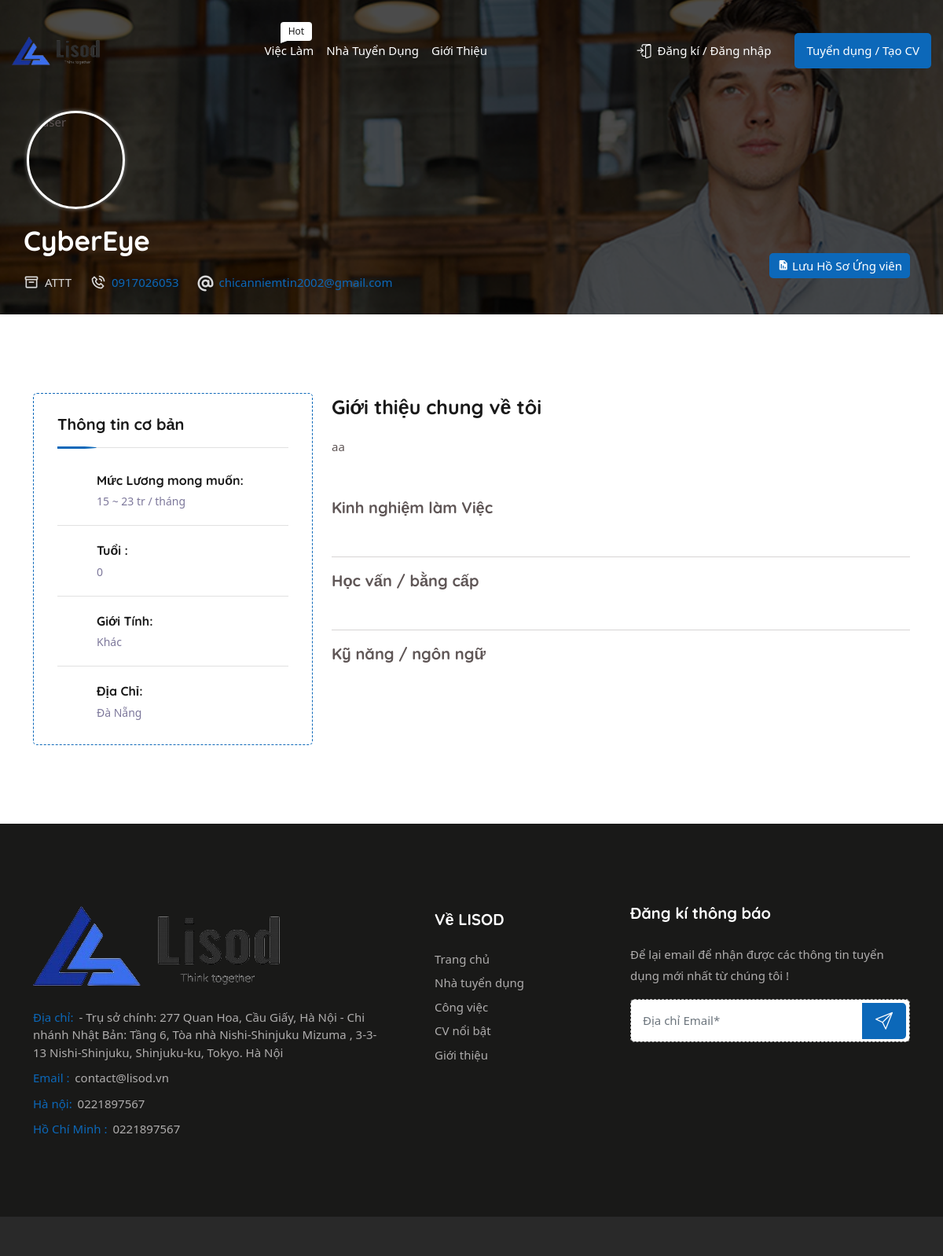
The page /src/WEB/index.php?act=infoCv&id=12 on the database its author committed.
### tables this page shows
CREATE TABLE `cv` (
  `id` int(10) NOT NULL,
  `iduser` int(10) NOT NULL,
  `gender` varchar(255) NOT NULL,
  `birth` date NOT NULL,
  `salary` varchar(255) NOT NULL,
  `major` varchar(255) NOT NULL,
  `introduce` text NOT NULL,
  `attach` varchar(255) NOT NULL
);

CREATE TABLE `user` (
  `id` int(10) NOT NULL,
  `username` varchar(255) NOT NULL,
  `pass` varchar(255) NOT NULL,
  `name` varchar(255) NOT NULL,
  `email` varchar(255) NOT NULL,
  `phone` varchar(13) NOT NULL,
  `address` varchar(255) NOT NULL,
  `role` int(2) NOT NULL
);

### src/WEB/index.php (called while the page is built)
<?php
include 'controller/controller.php';

### src/WEB/model/pdo.php (called while the page is built, shortened)
<?php
function pdo_get_connection(){
    $servername = "mariadb_server";
    $username = "ankan";
    $password = "310102";
    try {
        $conn = new PDO("mysql:host=$servername;dbname=web_tuyendung", $username, $password);
        $conn->setAttribute(PDO::ATTR_ERRMODE, PDO::ERRMODE_EXCEPTION);
        return $conn;
    } catch(PDOException $e) {
        echo "Connection failed: " . $e->getMessage();
    }
}
function pdo_query_one($sql){
    $sql_args=array_slice(func_get_args(),1);
    try{
        $conn=pdo_get_connection();
        $stmt=$conn->prepare($sql);
        $stmt->execute($sql_args);
        $row=$stmt->fetch(PDO::FETCH_ASSOC);
        return $row;
    }
    catch(PDOException $e){
        throw $e;
    }
    finally{
        unset($conn);
    }
}

### src/WEB/model/cv.php (called while the page is built, shortened)
<?php
function info_cv($id)
{
    $sql = "SELECT cv.*, u.name, u.email, u.phone, u.address, s.progLang, s.percent, ec.corp, ec.start, ec.end, ec.job, d.school, d.year, g.avatar, i.id as idinfo ,
            TIMESTAMPDIFF(YEAR, cv.birth, CURRENT_DATE) as age,
            TIMESTAMPDIFF(MONTH, MIN(ec.start), MAX(ec.end)) as exp
            FROM cv
            INNER JOIN user u ON cv.iduser = u.id
            LEFT JOIN skillcv s ON cv.id = s.idcv
            LEFT JOIN gallery g ON cv.iduser = g.iduser
            LEFT JOIN degree d ON cv.id = d.idcv
            LEFT JOIN expcv ec ON ec.idcv = cv.id
            LEFT JOIN info  i ON i.idcv = cv.id
            WHERE u.role = 2 AND cv.iduser = ?
            GROUP BY cv.id, u.name, u.email, u.phone, g.avatar, u.address, cv.birth, s.progLang, ec.idcv";
    $cv = pdo_query_one($sql, $id);
    return $cv;
}

### src/WEB/global.php (called while the page is built, shortened)
<?php
function checknull($input)
{
    $return = $input == '' || !isset($input) ? 'Chưa cập nhật' : $input;
    return $return;
}
function checkUserAvaNull($input)
{
    $return = $input == '' ? 'assets/img/unknowUser.png' : 'assets/uploads/' . $input;
    return $return;
}

### src/WEB/view/cv/infoCv.php (the view, shortened to what this page needs)
<div id="headCv" class="page-title-area two three">
    <div class="d-table">
        <div class="d-table-cell">
            <div class="container">
                <div class="row align-items-end">
                    <div class="ps-0 col-lg-8">
                        <div class="left two">
                            <div class="borderAva overflow-hidden rounded-circle ms-1 mb-3 d-flex justify-content-center align-items-center">
                                <img width="100%" height="100%" src='<?= checkUserAvaNull($avatar) ?>' alt='user ' class=''>
                            </div>
                            <h2><?= checknull($name) ?></h2>
                            <ul>
                                <li>
                                    <i class="bx bx-box"></i>
                                    <?= checknull($major) ?>
                                </li>
                                <li>
                                    <i class="bx bx-phone-call"></i>
                                    <a href="tel:<?= checknull($phone) ?>"><?= checknull($phone) ?></a>
                                </li>
                                <li>
                                    <i class="fa-solid fa-at"></i>
                                    <a href="mailto:<?= checknull($email) ?>">
                                        <?= checknull($email) ?>
                                    </a>
                                </li>
                            </ul>
                        </div>
                    </div>
                    <div class="col-lg-4">
                        <div class="right" id="checkForApprove">
                            <ul class="d-flex justify-content-end align-items-center">
                                <?php if (isset($attachFile) && $attachFile !== '') {
                                    $attachURL = $attach_path . $attachFile;
                                ?>
                                    <li>
                                        <a href="<?= $attachURL ?>" target="_blank">
                                            <button class="custom-file-upload" onclick="downloadAttach(<?= $link ?>)">
                                                <i class="fa-solid fa-paperclip"></i>
                                                CV đính kèm
                                            </button>
                                        </a>
                                    </li>
                                <?php } else { ?>
                                    <li>
                                        <button id="savePDF" onclick="savePDF()">
                                            <i class="bx bxs-report"></i>
                                            Lưu Hồ Sơ Ứng viên
                                        </button>
                                    </li>
                                <?php } ?>
                            </ul>
                        </div>
                    </div>
                </div>
            </div>
        </div>
    </div>
</div>
<div id="bodyCv" class="person-details-area resume-area ptb-100">
    <div class="container">
        <div class="row d-flex justify-content-between align-items-start">
            <div id="col-left" class="col-lg-4">
                <div class="widget-area">
                    <div class="information widget-item">
                        <h3>Thông tin cơ bản</h3>
                        <ul>
                            <li>
                                <h4>Mức Lương mong muốn:</h4>
                                <span><?= checknull($salary) ?></span>
                            </li>
                            <li>
                                <h4>Tuổi :</h4>
                                <span><?= checknull($age) ?></span>
                            </li>
                            <li>
                                <h4>Giới Tính:</h4>
                                <span><?= checknull($gender) ?></span>
                            </li>
                            <li>
                                <h4>Địa Chỉ:</h4>
                                <span><?= checknull($address) ?></span>
                            </li>
                        </ul>
                    </div>
                </div>
            </div>
            <div id="col-right" class="col-lg-8">
                <div class="details-item">
                    <div class="profile">
                        <h3>Giới thiệu chung về tôi</h3>
                        <p><?= checknull($introduce) ?></p>
                    </div>
                    <div class="skills mb-5">
                        <h5>Kinh nghiệm làm Việc </h5>
                    </div>
                    <hr>
                    <div class="skills mb-5">
                        <h5>Học vấn / bằng cấp</h5>
                    </div>
                    <hr>
                    <div class="skills mb-5">
                        <h5>Kỹ năng / ngôn ngữ</h5>
                    </div>
                </div>
            </div>
        </div>
    </div>
</div>

### src/WEB/assets/css/meanmenu.css (style rules this page uses)
body { font-family:oswald,sans-serif;padding:0;margin:0;font-size:15px;background-color:#f1f1f1 }

### src/WEB/assets/css/responsive.css (style rules this page uses)
:root { --main: rgba(0,0,0,0.9); --secondary: rgb(12, 104, 185); --secondary-child: rgba(78,205,196,0.5); --font: rgba(0,0,0,0.9); }

### rows shown on the page
cv: iduser.name "CyberEye", major "ATTT", iduser.phone "0917026053", iduser.email "chicanniemtin2002@gmail.com", salary "15 ~ 23 tr / tháng", gender "Khác", iduser.address "Đà Nẵng", introduce "aa"

### other values the page prints
checknull($age) "0"
